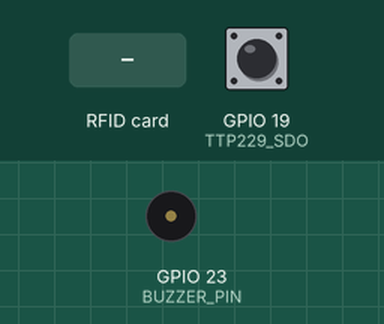
The sketch below on a simulated ESP32. Shown: buzzer (waves = sounding). Inputs (shaded band) come from the test bench; at power-on: GPIO 19 (TTP229_SDO) HIGH. WiFi joins after 1.5 s; servers stay silent unless stated; what the sketch prints to the serial monitor is not drawn.

Above: at 1.8 s.
1.9 s: GPIO 19 (TTP229_SDO) pulled LOW for 1 s
At 2.12 s:
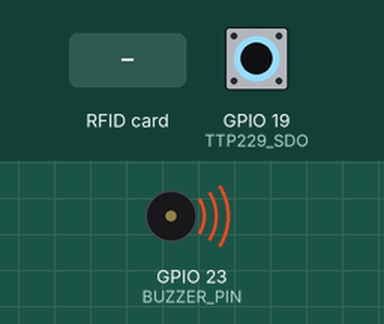
4.9 s: RFID card 5E 7A 19 C4 held to the reader
Timing chart, 0 to 13.9 s (numbered marks = the images above; inputs shaded):
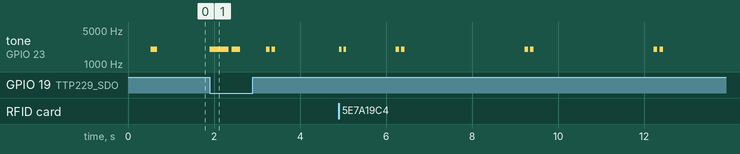

The sketch:

esp32_lectern_pod.ino
```cpp
/*
  ╔══════════════════════════════════════════════════════════════════╗
  ║       PROJECT VERONICA — TIER 1: TEACHER LECTERN POD             ║
  ║  Hardware Controller: ESP32-WROOM-32D (30-pin)                  ║
  ║                                                                  ║
  ║  WIRING SPECIFICATION:                                           ║
  ║  • Buzzer       : GPIO 23 (Passive 2000Hz PWM via BC547 buffer)  ║
  ║  • TTP229 SCL   : GPIO 18 (Clock output from ESP32)              ║
  ║  • TTP229 SDO   : GPIO 19 (Data input to ESP32, Active-LOW)      ║
  ║    * Note: Bridge pads 3 & 7 on TTP229 P1 pad for 16-key mode    ║
  ║  • PN532 SDA    : GPIO 21 (I2C Data)                             ║
  ║  • PN532 SCL    : GPIO 22 (I2C Clock)                            ║
  ║  • VCC / GND    : 3.3V / 5V & Common GND                         ║
  ║                                                                  ║
  ║  PROTOCOL:                                                       ║
  ║  Streams JSON telemetry over TCP socket (Port 8765) to Pi 5.     ║
  ║  Non-blocking network reads (20ms timeout). Sub-10ms response.   ║
  ╚══════════════════════════════════════════════════════════════════╝
*/

#include <WiFi.h>
#include <Wire.h>
#include <Adafruit_PN532.h>

// ==============================================================================
// 1. PIN DEFINITIONS
// ==============================================================================
#define BUZZER_PIN    23
#define BUZZER_FREQ   2000   // 2 kHz resonant frequency for passive buzzer
#define TTP229_SCL    18
#define TTP229_SDO    19
#define PN532_SDA     21
#define PN532_SCL     22

// ==============================================================================
// 2. NETWORK CONFIGURATION (Pi 5 Overhead Hub IP & Port)
// ==============================================================================
const char* WIFI_SSID     = "Veronica_AP";       // Match config.py
const char* WIFI_PASSWORD = "veronica_access";   // Match config.py
const char* PI5_HOST      = "192.168.4.1";       // Pi 5 IP
const uint16_t PI5_PORT   = 8765;

// ==============================================================================
// 3. HARDWARE INSTANCES & STATE
// ==============================================================================
Adafruit_PN532 nfc(PN532_SDA, PN532_SCL);
WiFiClient client;

uint16_t prev_key_state = 0;
unsigned long last_nfc_poll = 0;
unsigned long last_heartbeat = 0;
unsigned long last_wifi_retry = 0;
String last_nfc_uid = "";
unsigned long last_nfc_time = 0;

// ==============================================================================
// 4. ACOUSTIC BUZZER CONTROL (PASSIVE PWM TONE GENERATION)
// ==============================================================================
void beep(int times = 1, int duration_ms = 100, int gap_ms = 80, int freq = BUZZER_FREQ) {
  for (int i = 0; i < times; i++) {
    // Generate square wave for passive buzzer at target frequency
    tone(BUZZER_PIN, freq > 0 ? freq : BUZZER_FREQ, duration_ms);
    delay(duration_ms);
    noTone(BUZZER_PIN);
    if (i < times - 1) {
      delay(gap_ms);
    }
  }
}

// ==============================================================================
// 5. TTP229 16-KEY CAPACITIVE KEYPAD SCANNER (Bit-Bang)
// ==============================================================================
uint16_t readTTP229() {
  uint16_t keys = 0;
  for (int i = 0; i < 16; i++) {
    digitalWrite(TTP229_SCL, LOW);
    delayMicroseconds(50);
    // TTP229 is active-low: 0 indicates touched
    if (digitalRead(TTP229_SDO) == LOW) {
      keys |= (1 << i);
    }
    digitalWrite(TTP229_SCL, HIGH);
    delayMicroseconds(50);
  }
  return keys;
}

void pollKeypad() {
  uint16_t current = readTTP229();
  for (int bit = 0; bit < 16; bit++) {
    bool wasPressed = (prev_key_state & (1 << bit)) != 0;
    bool isPressed  = (current & (1 << bit)) != 0;

    // Detect newly pressed keys
    if (isPressed && !wasPressed) {
      int keyNum = bit + 1;
      Serial.printf("🎹 Key Pressed: %d\n", keyNum);

      // Instant local acoustic feedback (<10ms)
      beep(1, 40);

      // Transmit to Pi 5
      sendEvent("key", String("{\"key\":") + String(keyNum) + "}");
    }
  }
  prev_key_state = current;
}

// ==============================================================================
// 6. PN532 NFC READER (I2C)
// ==============================================================================
void pollNFC() {
  if (millis() - last_nfc_poll < 200) return;
  last_nfc_poll = millis();

  uint8_t uid[7];
  uint8_t uidLength;

  if (nfc.readPassiveTargetID(PN532_MIFARE_ISO14443A, uid, &uidLength, 50)) {
    String uidStr = "";
    for (uint8_t i = 0; i < uidLength; i++) {
      if (uid[i] < 0x10) uidStr += "0";
      uidStr += String(uid[i], HEX);
    }
    uidStr.toUpperCase();

    // Debounce duplicate reads within 2 seconds
    if (uidStr != last_nfc_uid || (millis() - last_nfc_time > 2000)) {
      last_nfc_uid = uidStr;
      last_nfc_time = millis();
      Serial.printf("🏷️ NFC Card Scanned: %s\n", uidStr.c_str());

      beep(2, 60, 50);
      sendEvent("nfc", String("{\"uid\":\"") + uidStr + "\"}");
    }
  }
}

// ==============================================================================
// 7. NETWORK TRANSMISSION & COMMAND DISPATCH
// ==============================================================================
void ensureConnection() {
  // 1. Wi-Fi Connection
  if (WiFi.status() != WL_CONNECTED) {
    if (millis() - last_wifi_retry > 5000) {
      last_wifi_retry = millis();
      Serial.println("🔄 Connecting to Wi-Fi...");
      WiFi.begin(WIFI_SSID, WIFI_PASSWORD);
    }
    return;
  }

  // 2. TCP Link to Pi 5
  if (!client.connected()) {
    static unsigned long last_tcp_retry = 0;
    if (millis() - last_tcp_retry > 3000) {
      last_tcp_retry = millis();
      Serial.printf("🔌 Connecting to Pi 5 (%s:%d)...\n", PI5_HOST, PI5_PORT);
      if (client.connect(PI5_HOST, PI5_PORT)) {
        Serial.println("✅ Connected to Pi 5 Edge Hub!");
        beep(2, 80, 50);
      }
    }
  }
}

void sendEvent(const char* eventType, String jsonBody) {
  if (client.connected()) {
    String msg = String("{\"event\":\"") + eventType + "\"," + jsonBody.substring(1) + "\n";
    client.print(msg);
    Serial.print("📤 Sent: " + msg);
  } else {
    Serial.println("⚠️ Cannot send: Pi 5 link disconnected");
  }
}

void checkIncomingCommands() {
  while (client.available()) {
    String line = client.readStringUntil('\n');
    line.trim();
    if (line.length() > 0) {
      Serial.println("📥 Command from Pi 5: " + line);
      // Parse beep commands: {"cmd":"beep","times":2,"duration":100,"gap":80}
      if (line.indexOf("\"cmd\":\"beep\"") >= 0) {
        int times = 1;
        int duration = 100;
        int gap = 80;
        int freq = BUZZER_FREQ;

        int idx = line.indexOf("\"times\":");
        if (idx > 0) times = line.substring(idx + 8).toInt();
        idx = line.indexOf("\"duration\":");
        if (idx > 0) duration = line.substring(idx + 11).toInt();
        idx = line.indexOf("\"gap\":");
        if (idx > 0) gap = line.substring(idx + 6).toInt();
        idx = line.indexOf("\"freq\":");
        if (idx > 0) freq = line.substring(idx + 7).toInt();

        beep(times, duration, gap, freq);
      }
    }
  }
}

// ==============================================================================
// 8. SETUP & MAIN LOOP
// ==============================================================================
void setup() {
  Serial.begin(115200);
  delay(500);

  Serial.println("\n══════════════════════════════════════════");
  Serial.println(" Project Veronica — Lectern Pod (Tier 1)");
  Serial.println("══════════════════════════════════════════");

  // Non-blocking network read timeout (Fixes 1000ms freeze bug)
  client.setTimeout(20);

  // Passive Buzzer Pin
  pinMode(BUZZER_PIN, OUTPUT);
  noTone(BUZZER_PIN);

  // TTP229 Bit-Bang Pins
  pinMode(TTP229_SCL, OUTPUT);
  pinMode(TTP229_SDO, INPUT_PULLUP);
  digitalWrite(TTP229_SCL, HIGH);

  // Initialize PN532 I2C
  Wire.begin(PN532_SDA, PN532_SCL);
  nfc.begin();
  uint32_t versiondata = nfc.getFirmwareVersion();
  if (!versiondata) {
    Serial.println("⚠️ PN532 NFC not detected! Check I2C wiring.");
  } else {
    Serial.printf("✅ PN532 NFC Online (Chip PN5%02X, Firmware ver %d.%d)\n",
                  (versiondata >> 24) & 0xFF,
                  (versiondata >> 16) & 0xFF,
                  (versiondata >> 8) & 0xFF);
    nfc.SAMConfig();
  }

  // Initial Wi-Fi begin
  WiFi.mode(WIFI_STA);
  WiFi.begin(WIFI_SSID, WIFI_PASSWORD);

  // Power-on acoustic confirmation
  beep(1, 150);
}

void loop() {
  ensureConnection();
  pollKeypad();
  pollNFC();
  checkIncomingCommands();

  // Send periodic 10s heartbeat
  if (millis() - last_heartbeat > 10000) {
    last_heartbeat = millis();
    if (client.connected()) {
      sendEvent("heartbeat", String("{\"rssi\":") + String(WiFi.RSSI()) + "}");
    }
  }

  delay(10);
}
```

Measured:
- by itself, tone on GPIO 23 (BUZZER_PIN): plays 2000 Hz for 0.06 s, 2000 Hz for 0.06 s, 2000 Hz for 0.08 s, 2000 Hz for 0.08 s, 2000 Hz for 0.08 s, 2000 Hz for 0.08 s … (8 notes in this stretch)
